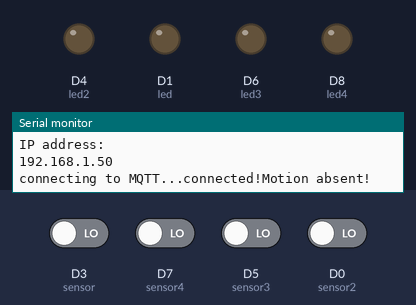
The sketch below on a simulated ESP8266 (NodeMCU). Parts: output pins drawn as LEDs (lit = HIGH), the last lines printed to the serial monitor. Inputs (shaded band) come from the test bench; at power-on: D0 (sensor2), D3 (sensor), D5 (sensor3), D7 (sensor4) LOW. WiFi joins after 1.5 s; servers stay silent unless stated; no MQTT or app messages arrive unless stated; not simulated (calls return 0 or success): WiFiClientSecureAxTLS.h.

Above: at 2.7 s.
2.8 s: D3 (sensor) driven HIGH
At 4.2 s:
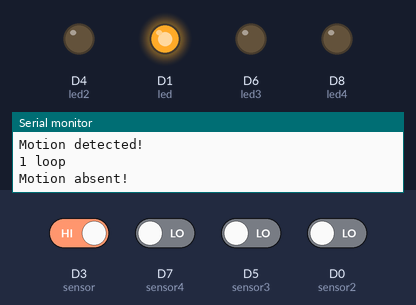
4.8 s: D0 (sensor2) driven HIGH
At 6.5 s:
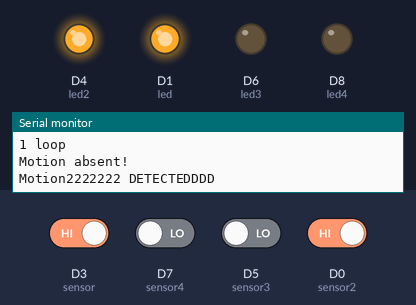
7.5 s: D5 (sensor3) driven HIGH
At 8.8 s:
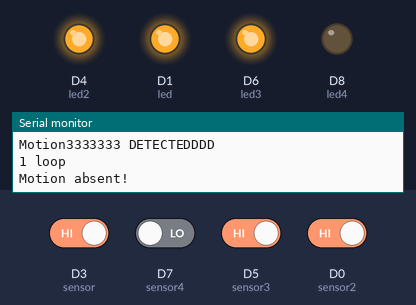
Timing chart, 0 to 17.5 s (numbered marks = the images above; inputs shaded):
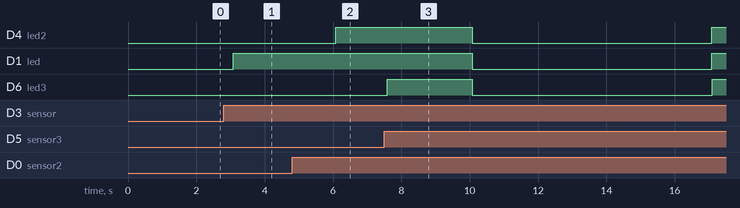

Measured:
- after the input at 2.8 s, D1 (led): LOW → HIGH after 0.28 s
- after the input at 4.8 s, D4 (led2): LOW → HIGH after 1.3 s
- after the input at 7.5 s, D6 (led3): LOW → HIGH after 0.08 s, → LOW 2.5 s later, → HIGH 7.0 s later

The sketch:

FINALPIR.ino
```cpp
#include <ESP8266WiFi.h>
#include <ESP8266WiFiMulti.h>
#include <PubSubClient.h>
#include <AsyncDelay.h>
int led = D1;
int sensor = D3;

int sensor2 = D0;
int sensor3 = D5;
int sensor4 = D7;
//int sensor5 = D7;

int led2 = D4;
int led3 = D6;
int led4 = D8;
//int led5 = A0;

const char *ssid = "12yU";
const char *passw = "ryuryuryu";
const char *mqtt_server = "35.247.182.211";

#define MQTT_PUB_TOPIC "led/timeStart"

#define MQTT_PUB_TOPIC2 "led/timeStop"
#define MQTT_ID ""
ESP8266WiFiMulti WiFiMulti;
WiFiClient esp8266Client;
PubSubClient client(esp8266Client);

void Line_Notify(String message) ;
#include <WiFiClientSecureAxTLS.h> //
#define LINE_TOKEN "U56vzDkfKMwGzLA7bfzhvNKdstJGL4b69zc1RS2l4zY"
String message = "GrandPa hasn't been back to bedroom!!";


AsyncDelay delay_5s;
//AsyncDelay delay_2s_1;
//AsyncDelay delay_2s_2;
AsyncDelay delay_15s;

void setup_wifi() {
  delay(10);
  Serial.println();
  Serial.print("Connecting to ");
  Serial.println(ssid);

  WiFiMulti.addAP(ssid,passw);
  delay(10);

  while (WiFiMulti.run() != WL_CONNECTED)
  {
    delay(500);
    Serial.print(".");

    }


    Serial.println("");
    Serial.println("WiFi connected");
    Serial.println("IP address: ");
    Serial.println(WiFi.localIP());


  }


 void reconnect() {
  while(!client.connected()) {
    Serial.print("connecting to MQTT...");
    if(client.connect(MQTT_ID)) {
      Serial.print("connected!");
//      client.subscribe(MQTT_SUB_TOPIC);
      }
    else {
      Serial.print("Connecting to MQTT failed!");
      Serial.print(client.state());
      delay(2000);
      }
    }
  }

void setup() {
  Serial.begin(9600);
  setup_wifi();
  client.setServer(mqtt_server, 1883);
  pinMode(sensor, INPUT); // declare sensor as input
  pinMode(led, OUTPUT);  // declare LED as output
  pinMode(sensor2, INPUT); // declare sensor as input
  pinMode(led2, OUTPUT);  // declare LED as output
  pinMode(sensor3, INPUT); // declare sensor as input
  pinMode(led3, OUTPUT);  // declare LED as output
  pinMode(sensor4, INPUT); // declare sensor as input
  pinMode(led4, OUTPUT);  // declare LED as output
//    pinMode(sensor5, INPUT); // declare sensor as input
//  pinMode(led5, OUTPUT);  // declare LED as output
}
char msg[120];
int state = 0;
int checkS = 0;


void loop(){

  if(!client.connected())
  {
    reconnect();
  }
  client.loop();
  long sensorBed = digitalRead(sensor);
  //long sensorWay1 = digitalRead(sensor2);
  //long sensorWay2 = digitalRead(sensor3);
  //long sensorWay3 = digitalRead(sensor4);
  //Serial.print("WAY3: ");
  //Serial.println(sensorWay3);

//  long sensorWay4 = digitalRead(sensor5);
  if(sensorBed == HIGH && checkS == 0){

    Serial.println("Motion detected!");
    if(state == 0){
      state = 1;
      digitalWrite (led, HIGH);
      client.publish(MQTT_PUB_TOPIC, "start");
      delay_5s.start(5000, AsyncDelay::MILLIS);
      delay_15s.start(15000, AsyncDelay::MILLIS);
      checkS = 1;
    }
    else {
      state = 0;
      digitalWrite(led, LOW);
      digitalWrite(led2, LOW);
      digitalWrite(led3, LOW);
      digitalWrite(led4, LOW);
      client.publish(MQTT_PUB_TOPIC2, "stop");
      checkS = 1;
      delay_5s.start(5000, AsyncDelay::MILLIS);
      }
  } else {

    Serial.println("Motion absent!");
    delay(500);
  }
  if (delay_5s.isExpired()) {
    checkS = 0;
    }
  if (delay_15s.isExpired() && state > 0) {
      Serial.println("NOTIFICATION SUCCESSSSSSS!!");
      Line_Notify(message);
      delay_15s.repeat();

    }
   long sensorWay1 = digitalRead(sensor2);
  if(sensorWay1 == HIGH && state == 1){
    Serial.println("Motion2222222 DETECTEDDDD");
    state = 2;
    digitalWrite (led2, HIGH);
    }
    long sensorWay2 = digitalRead(sensor3);
  if(sensorWay2 == HIGH && state == 2){
    Serial.println("Motion3333333 DETECTEDDDD");
    state = 3;
    digitalWrite (led3, HIGH);
    //delay_2s_1.start(100, AsyncDelay::MILLIS);
    }
    long sensorWay3 = digitalRead(sensor4);
  if(sensorWay3 == HIGH && state == 3 ){
    Serial.println(state , sensorWay3);


    state = 4;
    digitalWrite (led4, HIGH);
    //delay_2s_2.start(100, AsyncDelay::MILLIS);
//    delay(500);
    }
//  if(sensorWay4 == HIGH && state == 4 ){
//    Serial.println("Motion5555555 DETECTEDDDD");
//    state = 5;
//    analogWrite(A0, 255);
//    }
delay(1000);
Serial.println("1 loop");

}

void Line_Notify(String message) {
  axTLS::WiFiClientSecure client; // กรณีขึ้น Error ให้ลบ axTLS:: ข้างหน้าทิ้ง

  if (!client.connect("notify-api.line.me", 443)) {
    Serial.println("connection failed");
    return;
  }
  String req = "";
  req += "POST /api/notify HTTP/1.1\r\n";
  req += "Host: notify-api.line.me\r\n";
  req += "Authorization: Bearer " + String(LINE_TOKEN) + "\r\n";
  req += "Cache-Control: no-cache\r\n";
  req += "User-Agent: ESP8266\r\n";
  req += "Connection: close\r\n";
  req += "Content-Type: application/x-www-form-urlencoded\r\n";
  req += "Content-Length: " + String(String("message=" + message).length()) + "\r\n";
  req += "\r\n";
  req += "message=" + message;
  // Serial.println(req);
  client.print(req);

  delay(20);

  // Serial.println("-------------");
  while(client.connected()) {
    String line = client.readStringUntil('\n');
    if (line == "\r") {
      break;
    }
    //Serial.println(line);
  }
  // Serial.println("-------------");
}
```
